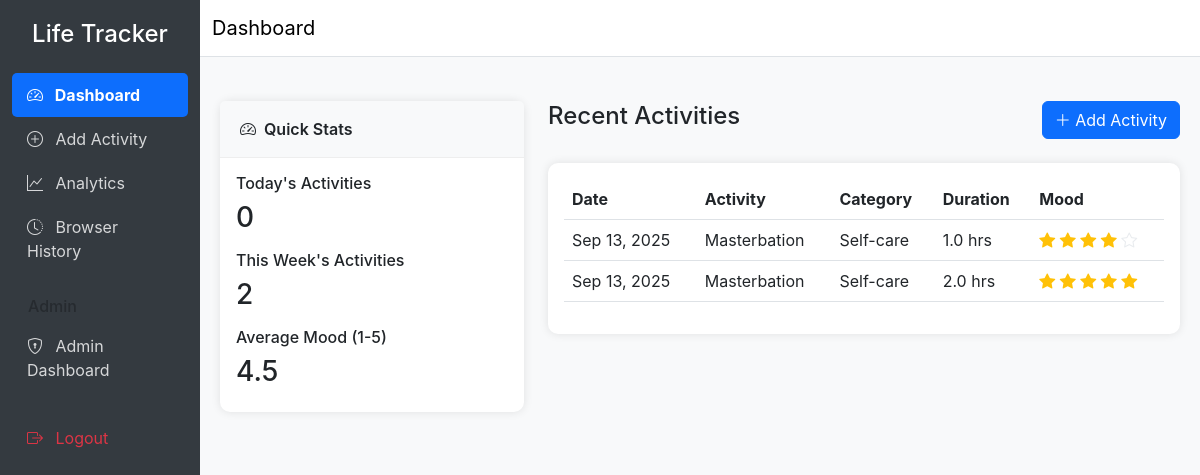
The page /dashboard (signed in) on the database its author committed.
### app.py (models this page shows)
class Activity(db.Model):
    id = db.Column(db.Integer, primary_key=True)
    name = db.Column(db.String(100), nullable=False)
    category = db.Column(db.String(50))
    duration = db.Column(db.Float)  # in hours
    date = db.Column(db.Date, nullable=False, default=datetime.utcnow)
    mood = db.Column(db.Integer)  # 1-5 scale
    notes = db.Column(db.Text)
    user_id = db.Column(db.Integer, db.ForeignKey('user.id'), nullable=False)

### app.py (the view)
@app.route('/dashboard')
@login_required
def dashboard():
    week_ago = datetime.utcnow() - timedelta(days=7)
    recent_activities = Activity.query.filter(
        Activity.user_id == current_user.id,
        Activity.date >= week_ago.date()
    ).order_by(Activity.date.desc()).all()
    return render_template('dashboard.html', activities=recent_activities)

### app.py (called while the page is built)
@app.context_processor
def inject_csp_nonce():
    return {'csp_nonce': lambda: request.csp_nonce if hasattr(request, 'csp_nonce') else ''}

@login_manager.user_loader
def load_user(user_id):
    return User.query.get(int(user_id))

### templates/dashboard.html (shortened to what this page needs)
{% extends "base.html" %}
{% block page_title %}Dashboard{% endblock %}
{% block content %}
<div class="row">
    <div class="col-md-4">
        <div class="card">
            <div class="card-header">
                <i class="bi bi-speedometer2 me-2"></i>Quick Stats
            </div>
            <div class="card-body">
                <div class="mb-3">
                    <h6>Today's Activities</h6>
                    <h3 id="today-count">0</h3>
                </div>
                <div class="mb-3">
                    <h6>This Week's Activities</h6>
                    <h3 id="week-count">0</h3>
                </div>
                <div>
                    <h6>Average Mood (1-5)</h6>
                    <h3 id="avg-mood">-</h3>
                </div>
            </div>
        </div>
    </div>
    <div class="col-md-8">
        <div class="d-flex justify-content-between align-items-center mb-4">
            <h4>Recent Activities</h4>
            <a href="{{ url_for('add_activity') }}" class="btn btn-primary">
                <i class="bi bi-plus-lg"></i> Add Activity
            </a>
        </div>
        <div class="card">
            <div class="card-body">
                {% if activities %}
                    <div class="table-responsive">
                        <table class="table table-hover">
                            <thead>
                                <tr>
                                    <th>Date</th>
                                    <th>Activity</th>
                                    <th>Category</th>
                                    <th>Duration</th>
                                    <th>Mood</th>
                                </tr>
                            </thead>
                            <tbody>
                                {% for activity in activities %}
                                <tr>
                                    <td>{{ activity.date.strftime('%b %d, %Y') }}</td>
                                    <td>{{ activity.name }}</td>
                                    <td>{{ activity.category or 'N/A' }}</td>
                                    <td>{{ '%.1f'|format(activity.duration) }} hrs</td>
                                    <td>
                                        {% for i in range(1, 6) %}
                                            <i class="bi bi-star{% if i <= activity.mood %}-fill{% endif %} mood-star{% if i <= activity.mood %} filled{% endif %}"></i>
                                        {% endfor %}
                                    </td>
                                </tr>
                                {% endfor %}
                            </tbody>
                        </table>
                    </div>
                {% endif %}
            </div>
        </div>
    </div>
</div>
{% endblock %}

### templates/base.html (shortened to what this page needs)
<!DOCTYPE html>
<html lang="en">
<head>
    <link href="https://cdn.jsdelivr.net/npm/bootstrap@5.3.0/dist/css/bootstrap.min.css" rel="stylesheet">
    <link rel="stylesheet" href="https://cdn.jsdelivr.net/npm/bootstrap-icons@1.10.0/font/bootstrap-icons.css">
    <link rel="stylesheet" href="{{ url_for('static', filename='styles.css') }}">
</head>
<body>
    <div class="container-fluid">
        <div class="row">
            <div class="col-md-2 sidebar d-none d-md-block">
                <h4 class="text-center mb-4">Life Tracker</h4>
                <a href="{{ url_for('dashboard') }}" class="{% if request.endpoint == 'dashboard' %}active{% endif %}">
                    <i class="bi bi-speedometer2 me-2"></i> Dashboard
                </a>
                <a href="{{ url_for('add_activity') }}" class="{% if request.endpoint == 'add_activity' %}active{% endif %}">
                    <i class="bi bi-plus-circle me-2"></i> Add Activity
                </a>
                <a href="{{ url_for('analytics') }}" class="{% if request.endpoint == 'analytics' %}active{% endif %}">
                    <i class="bi bi-graph-up me-2"></i> Analytics
                </a>
                <a href="{{ url_for('browser_history') }}" class="{% if request.endpoint in ['browser_history', 'browser_history_insights'] %}active{% endif %}">
                    <i class="bi bi-clock-history me-2"></i> Browser History
                </a>
                {% if current_user.is_authenticated and current_user.is_admin %}
                <div class="admin-section mt-4">
                    <h6 class="sidebar-heading px-3 mb-2 text-muted">Admin</h6>
                    <a href="{{ url_for('admin_dashboard') }}" class="{% if request.endpoint == 'admin_dashboard' %}active{% endif %}">
                        <i class="bi bi-shield-lock me-2"></i> Admin Dashboard
                    </a>
                </div>
                {% endif %}
                <div class="mt-4">
                    {% if current_user.is_authenticated %}
                        <a href="{{ url_for('logout') }}" class="text-danger">
                            <i class="bi bi-box-arrow-right me-2"></i> Logout
                        </a>
                    {% endif %}
                </div>
            </div>
            <div class="col-md-10 ms-sm-auto px-0">
                <nav class="navbar navbar-expand-lg navbar-light bg-white border-bottom mb-4">
                    <div class="container-fluid">
                        <span class="navbar-brand">{% block page_title %}{% endblock %}</span>
                    </div>
                </nav>
                <div class="container-fluid main-content">
                    {% block content %}{% endblock %}
                </div>
            </div>
        </div>
    </div>
</body>
</html>

### static/styles.css (style rules this page uses)
body { background-color: #f8f9fa; font-family: -apple-system, BlinkMacSystemFont, "Segoe UI", Roboto, "Helvetica Neue", Arial, sans-serif; }
.sidebar { min-height: 100vh; background-color: #343a40; color: white; padding-top: 20px; }
.sidebar a { color: rgba(255, 255, 255, 0.8); text-decoration: none; padding: 10px 15px; display: block; transition: all 0.3s; }
.sidebar a.active { color: white; font-weight: bold; background-color: #0d6efd; border-radius: 5px; }
.main-content { padding: 20px; }
.card { margin-bottom: 20px; border: none; border-radius: 10px; box-shadow: 0 0 10px rgba(0, 0, 0, 0.1); transition: transform 0.2s, box-shadow 0.2s; }
.card-header { background-color: #f8f9fa; border-bottom: 1px solid #eee; font-weight: 600; padding: 1rem 1.25rem; }
.btn { transition: all 0.2s; }
.btn-primary { background-color: #0d6efd; border-color: #0d6efd; }
.mood-star { color: #e9ecef; transition: color 0.2s; }
.mood-star.filled { color: #ffc107; }

### rows shown on the page
Activity: date "Sep 13, 2025", name "Masterbation", category "Self-care", duration "1.0", mood 4 (drawn)
Activity: date "Sep 13, 2025", name "Masterbation", category "Self-care", duration "2.0", mood 5 (drawn)
